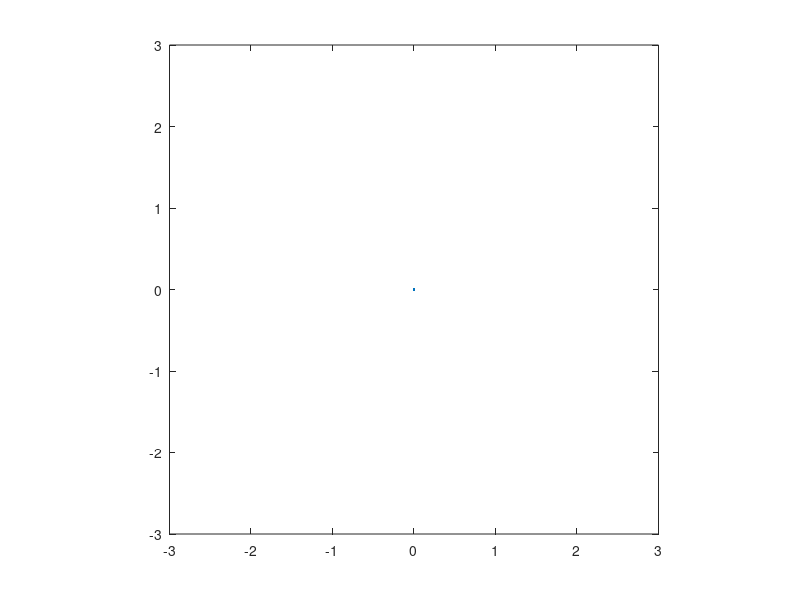

The MATLAB script that drew this image: (Note: this script raises an error after producing the figure.)
plot(0,0);
hold on;
axis([-3 3 -3 3]);
axis equal;
for i=1:10:size(output,1)
    plotVehicle(output(i,:));
    pause(0.01);
end;
figure(2)
plot(t,output(:,1)-input(:,1))

